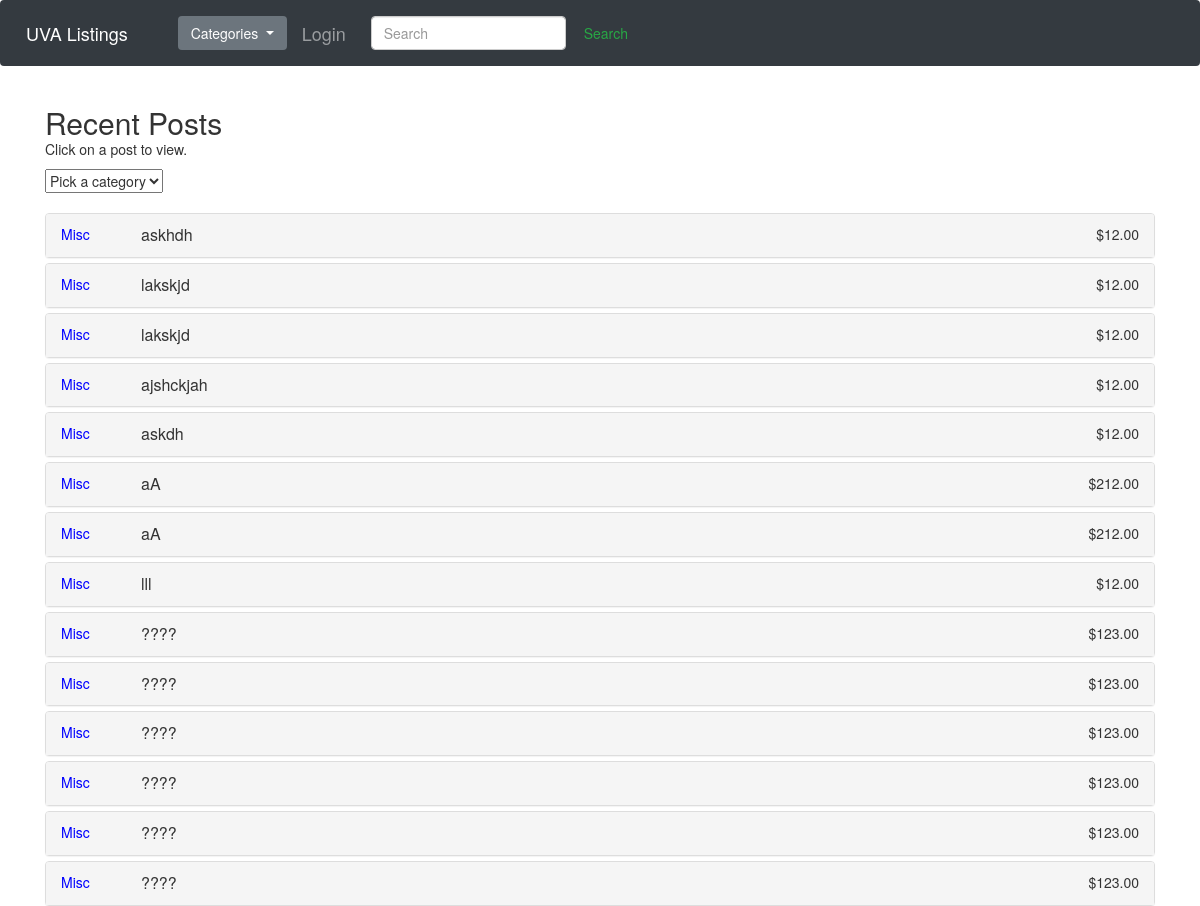
/posts/ (upper part), run on an earlier commit of the app's database.
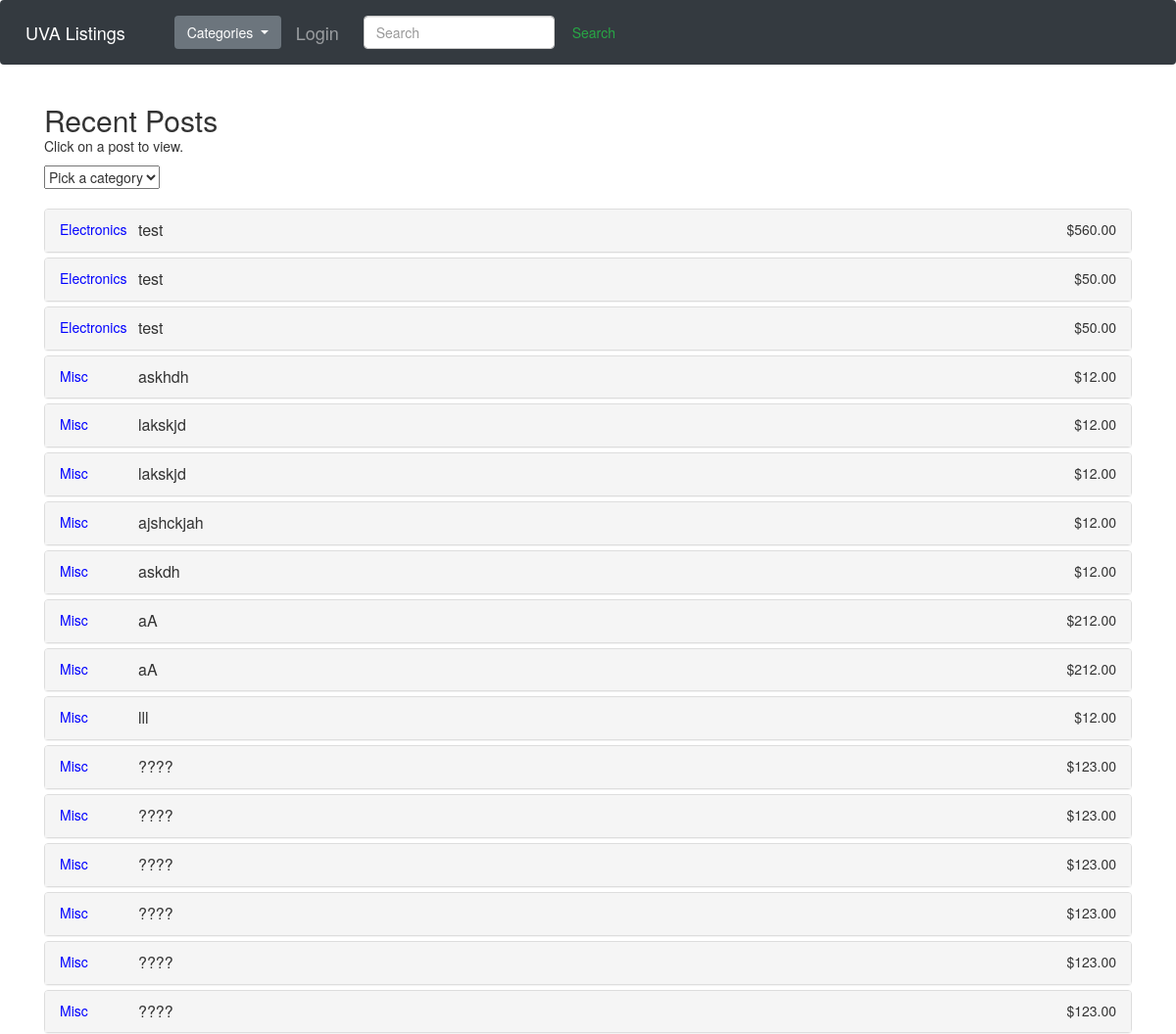
And on a later commit of the database.
### posts/models.py (models this page shows, shortened)
class Post(models.Model):
    titleText = models.CharField(max_length=200)
    description = models.CharField(max_length=200)
    creation_date = models.DateTimeField(auto_now=True)
    '''
    CategoryChoices = [
    (Electronics, 'Electronics'),
    (Services, 'Services'),
    (Miscellaneous, 'Miscellaneous'),
    (Housing, 'Housing'),
    (Food, 'Food'),
    (Community, 'Community'),
    (Textbooks, 'Textbooks'),
    (Tutoring, 'Tutoring'),
    (Clothes, 'Clothes'),
    ]
    '''
    Miscellaneous = 'Miscellaneous'
    CategoryChoices = [
    ( 'Electronics', 'Electronics'),
    ('Services', 'Services'),
    ('Miscellaneous', 'Miscellaneous'),
    ('Housing', 'Housing'),
    ('Food', 'Food'),
    ('Community', 'Community'),
    ('Textbooks', 'Textbooks'),
    ('Tutoring', 'Tutoring'),
    ('Clothes', 'Clothes'),
    ]
    category = models.CharField(max_length=200, choices=CategoryChoices, default=Miscellaneous)
    price = models.DecimalField(max_digits=6, decimal_places=2)
    user = models.ForeignKey(User, on_delete=models.CASCADE, default=Default_id)
    upload = models.OneToOneField(Photo,on_delete=models.DO_NOTHING)

### posts/views.py (the view)
# urls.py: path('', views.postIndex, name='posts'),
def postIndex(request):
    template_name = 'posts/postIndex.html'
    postList = Post.objects.order_by('-creation_date')
    categoryClicked = 'all'
    context = {'postList': postList, 'categoryClicked': categoryClicked}
    return render(request, 'posts/postIndex.html',context)

### posts/templates/posts/postIndex.html (shortened to what this page needs)
<link href="//netdna.bootstrapcdn.com/bootstrap/3.0.0/css/bootstrap.min.css" rel="stylesheet" id="bootstrap-css">
{% block page %}
{% load socialaccount %}
{% include "header.html" %}
<head>
	<link rel="stylesheet" href="https://maxcdn.bootstrapcdn.com/bootstrap/3.4.0/css/bootstrap.min.css">
</head>
<body>
<div class="container">
  <h2>Recent Posts</h2>
  <div style="margin-top: -10px; margin-bottom: 10px;">
	Click on a post to view.
  </div>
	<div style="width:200px;">
	  <select id="selectCategory" onchange="filterByCategory()">
		<option disabled selected value="all">Pick a category</option>
	  </select>
	</div>
	<br>
  <div class="panel-group" id="accordion">
	{% if postList %}
		{% for postVar in postList %}
			{% if categoryClicked == 'all' %}
			<div class="panel panel-default all {{ postVar.category }}">
			{% else %}
				{% if categoryClicked == postVar.category %}
					<div class="panel panel-default all {{ postVar.category }}">
				{% else %}
					<div class="panel panel-default all {{ postVar.category }} hide">
				{% endif %}
			{% endif %}
			  <div class="panel-heading">
				<span style="color: blue; float: left; width: 80px;">
					{{ postVar.category }}
				</span>
				<span class="panel-title">
					<a data-toggle="collapse" data-parent="#accordion" href="#collapse{{ forloop.counter }}">{{ postVar.titleText }}</a>
				</span>
				<span style="float: right;">
					${{ postVar.price }}
				</span>
			  </div>
			</div>
		{% endfor %}
	{% else %}
	<p>No posts are available.</p>
	{% endif %}
  </div>
</div>
</body>
{% endblock %}

What changed in the data, as far as the page shows it:
added Post: category "Electronics", titleText "test", price "560.00"
added Post: category "Electronics", titleText "test", price "50.00"
added Post: category "Electronics", titleText "test", price "50.00"
